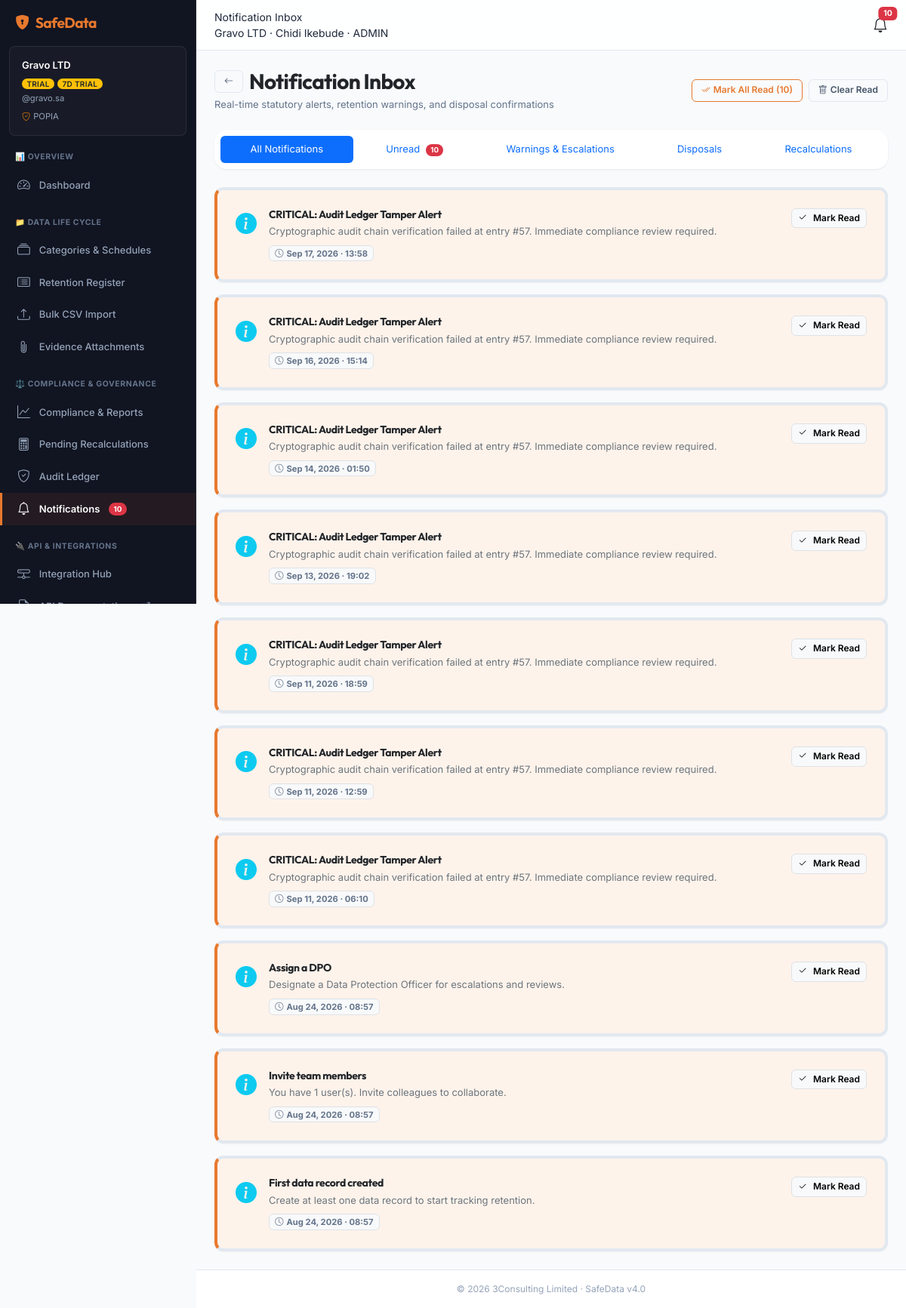
The app's page /notifications (signed in) with its own data.
### app/models.py (models this page shows)
class Notification(Base):
    __tablename__ = "notifications"
    id = Column(Integer, primary_key=True, autoincrement=True)
    organization_id = Column(Integer, ForeignKey("organizations.id", ondelete="CASCADE"), default=1, nullable=False)
    recipient_id = Column(Integer, ForeignKey("users.id"), nullable=False)
    type = Column(String(100), nullable=False)
    related_record_id = Column(Integer, ForeignKey("data_records.id", ondelete="SET NULL"), nullable=True)
    related_dsar_id = Column(Integer, ForeignKey("dsar_requests.id", ondelete="SET NULL"), nullable=True)
    subject = Column(String(255), nullable=False)
    message = Column(Text, nullable=False)
    owner_missing = Column(Boolean, default=False, nullable=False)
    status = Column(Enum("sent", "failed", "pending"), default="pending", nullable=False)
    read_at = Column(DateTime, nullable=True)
    sent_at = Column(DateTime, nullable=True)
    attempts = Column(Integer, default=0, nullable=False)
    follow_up_sent_at = Column(DateTime, nullable=True)
    created_at = Column(DateTime, default=func.now(), nullable=False)

### app/routes/app_pages.py (the view)
@router.get("/notifications", response_class=HTMLResponse)
def view_notifications(request: Request, filter: str = "all", db: Session = Depends(get_db)):
    session = get_session(request)
    if not session or "user_id" not in session:
        return RedirectResponse(url="/login", status_code=303)
    org_id = session["org_id"]
    user_id = session["user_id"]
    labels = get_country_regulation_labels(session.get("country", "OTHER"))
    query = db.query(Notification).filter(
        Notification.organization_id == org_id,
        Notification.recipient_id == user_id
    )
    if filter == "unread":
        query = query.filter(Notification.read_at == None)
    elif filter == "warning":
        query = query.filter(Notification.type.in_(["retention_warning", "escalation"]))
    elif filter == "disposal":
        query = query.filter(Notification.type == "disposal_complete")
    elif filter == "recalculation":
        query = query.filter(Notification.type == "recalculation_needed")
    notifications = query.order_by(Notification.id.desc()).limit(100).all()
    unread_count = db.query(Notification).filter(
        Notification.organization_id == org_id,
        Notification.recipient_id == user_id,
        Notification.read_at == None
    ).count()
    return templates.TemplateResponse(request=request, name="notifications.html", context=_ctx(session, labels, {
        "page_title": "Notification Inbox",
        "active_nav": "notifications",
        "notifications": notifications,
        "current_filter": filter,
        "unread_count": unread_count,
    }))

### app/templates/notifications.html (shortened to what this page needs)
{% extends "layout.html" %}
{% block content %}
<div class="container-fluid px-0" style="max-width: 960px;">
  <div class="d-flex justify-content-between align-items-center mb-4 flex-wrap gap-2">
    <div>
      <div class="d-flex align-items-center gap-2">
        <a href="/dashboard" class="btn btn-outline-secondary btn-sm"><i class="bi bi-arrow-left"></i></a>
        <h1 class="h3 mb-0 fw-bold text-dark">Notification Inbox</h1>
      </div>
      <p class="text-muted mb-0 small mt-1">Real-time statutory alerts, retention warnings, and disposal confirmations</p>
    </div>
    <div class="d-flex gap-2">
      {% if unread_count is defined and unread_count > 0 %}
        <form method="post" action="/notifications/read-all">
          <button type="submit" class="btn btn-outline-primary btn-sm d-flex align-items-center gap-1">
            <i class="bi bi-check2-all"></i> Mark All Read ({{ unread_count }})
          </button>
        </form>
      {% endif %}
      <form method="post" action="/notifications/clear">
        <button type="submit" class="btn btn-outline-secondary btn-sm d-flex align-items-center gap-1" onclick="return confirm('Clear all read notifications?');">
          <i class="bi bi-trash"></i> Clear Read
        </button>
      </form>
    </div>
  </div>
  <div class="card shadow-sm border-0 rounded-4 bg-white mb-4">
    <div class="card-body p-2">
      <ul class="nav nav-pills nav-fill gap-1">
        <li class="nav-item">
          <a class="nav-link py-2 small {{ 'active' if current_filter == 'all' or not current_filter else '' }}" href="/notifications?filter=all">
            All Notifications
          </a>
        </li>
        <li class="nav-item">
          <a class="nav-link py-2 small {{ 'active' if current_filter == 'unread' else '' }}" href="/notifications?filter=unread">
            Unread {% if unread_count is defined and unread_count > 0 %}<span class="badge bg-danger rounded-pill ms-1">{{ unread_count }}</span>{% endif %}
          </a>
        </li>
        <li class="nav-item">
          <a class="nav-link py-2 small {{ 'active' if current_filter == 'warning' else '' }}" href="/notifications?filter=warning">
            Warnings & Escalations
          </a>
        </li>
        <li class="nav-item">
          <a class="nav-link py-2 small {{ 'active' if current_filter == 'disposal' else '' }}" href="/notifications?filter=disposal">
            Disposals
          </a>
        </li>
        <li class="nav-item">
          <a class="nav-link py-2 small {{ 'active' if current_filter == 'recalculation' else '' }}" href="/notifications?filter=recalculation">
            Recalculations
          </a>
        </li>
      </ul>
    </div>
  </div>
  {% if notifications | length == 0 %}
    <div class="card border-0 bg-white">
      <div class="empty-state">
        <i class="bi bi-bell-slash empty-state-icon"></i>
        <div class="empty-state-title">No Notifications</div>
        <p class="empty-state-description">You're completely caught up. New notifications will appear here when retention events trigger.</p>
      </div>
    </div>
  {% else %}
    <div class="d-flex flex-column gap-3">
      {% for n in notifications %}
        <div class="card {{ '' if n.read_at else 'border-start border-4' }}" style="{{ '' if n.read_at else 'border-left-color: var(--sd-primary) !important; background: var(--sd-primary-subtle);' }}">
          <div class="card-body p-3 p-md-4">
            <div class="d-flex justify-content-between align-items-start gap-3">
              <div class="d-flex gap-3">
                <div class="fs-3">
                  {% if n.type == 'retention_warning' %}
                    <i class="bi bi-exclamation-triangle-fill text-warning"></i>
                  {% elif n.type == 'disposal_complete' %}
                    <i class="bi bi-check-circle-fill text-success"></i>
                  {% elif n.type == 'escalation' %}
                    <i class="bi bi-arrow-up-circle-fill text-danger"></i>
                  {% elif n.type == 'recalculation_needed' %}
                    <i class="bi bi-calculator text-primary"></i>
                  {% else %}
                    <i class="bi bi-info-circle-fill text-info"></i>
                  {% endif %}
                </div>
                <div>
                  <h6 class="mb-1 {{ 'fw-bold text-dark' if not n.read_at else 'text-secondary' }}">
                    {{ n.subject }}
                  </h6>
                  <p class="mb-2 small text-secondary leading-relaxed">{{ n.message }}</p>
                  <div class="d-flex align-items-center gap-2">
                    <span class="badge bg-light text-muted border" style="font-size:0.7rem;">
                      <i class="bi bi-clock me-1"></i>{{ n.created_at.strftime('%b %d, %Y · %H:%M') if n.created_at else '' }}
                    </span>
                  </div>
                </div>
              </div>
              <div class="text-end text-nowrap">
                {% if not n.read_at %}
                  <form method="post" action="/notifications/{{ n.id }}/read">
                    <button type="submit" class="btn btn-light btn-sm border py-1 px-2" title="Mark as Read">
                      <i class="bi bi-check2"></i> Mark Read
                    </button>
                  </form>
                {% else %}
                  <span class="badge bg-light text-muted border" style="font-size: 0.65rem;">Read</span>
                {% endif %}
              </div>
            </div>
          </div>
        </div>
      {% endfor %}
    </div>
  {% endif %}
</div>
{% endblock %}

### records on screen
Notification: subject "CRITICAL: Audit Ledger Tamper Alert", message "Cryptographic audit chain verification failed at entry #57. Immediate compliance review required.", created_at "Sep 17, 2026 · 13:58"
Notification: subject "CRITICAL: Audit Ledger Tamper Alert", message "Cryptographic audit chain verification failed at entry #57. Immediate compliance review required.", created_at "Sep 16, 2026 · 15:14"
Notification: subject "CRITICAL: Audit Ledger Tamper Alert", message "Cryptographic audit chain verification failed at entry #57. Immediate compliance review required.", created_at "Sep 14, 2026 · 01:50"
Notification: subject "CRITICAL: Audit Ledger Tamper Alert", message "Cryptographic audit chain verification failed at entry #57. Immediate compliance review required.", created_at "Sep 13, 2026 · 19:02"
Notification: subject "CRITICAL: Audit Ledger Tamper Alert", message "Cryptographic audit chain verification failed at entry #57. Immediate compliance review required.", created_at "Sep 11, 2026 · 18:59"
Notification: subject "CRITICAL: Audit Ledger Tamper Alert", message "Cryptographic audit chain verification failed at entry #57. Immediate compliance review required.", created_at "Sep 11, 2026 · 12:59"
Notification: subject "CRITICAL: Audit Ledger Tamper Alert", message "Cryptographic audit chain verification failed at entry #57. Immediate compliance review required.", created_at "Sep 11, 2026 · 06:10"
Notification: subject "Assign a DPO", message "Designate a Data Protection Officer for escalations and reviews.", created_at "Aug 24, 2026 · 08:57"
Notification: subject "Invite team members", message "You have 1 user(s). Invite colleagues to collaborate.", created_at "Aug 24, 2026 · 08:57"
Notification: subject "First data record created", message "Create at least one data record to start tracking retention.", created_at "Aug 24, 2026 · 08:57"

### other values on screen
{{ wl_name or 'SafeData' }} "SafeData"
{{ org_name }} "Gravo LTD"
{{ org_status | upper }} "TRIAL"
{{ trial_days }} "7"
{{ org_domain }} "gravo.sa"
{{ law_label }} "POPIA"
{{ unread_notifications_count }} "10"
{{ page_title }} "Notification Inbox"
{{ user_name }} "Chidi Ikebude"
{{ user_role | upper }} "ADMIN"
{{ unread_count }} "10"
{{ wl_footer or '3Consulting Limited' }} "3Consulting Limited"
